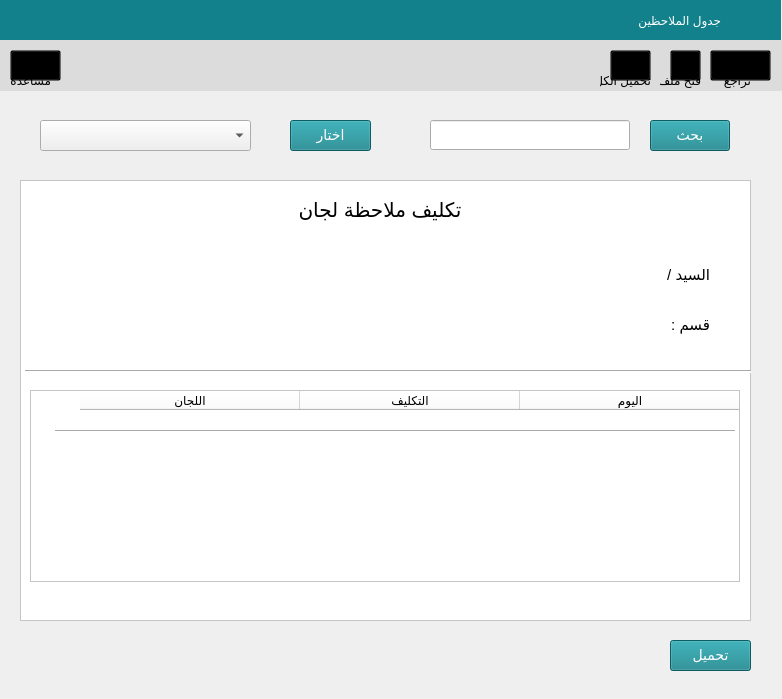
<?xml version="1.0" encoding="UTF-8"?>
<ui version="4.0">
 <class>Form</class>
 <widget class="QWidget" name="Form">
  <property name="geometry">
   <rect>
    <x>0</x>
    <y>0</y>
    <width>782</width>
    <height>699</height>
   </rect>
  </property>
  <property name="windowTitle">
   <string>Form</string>
  </property>
  <widget class="QPushButton" name="browse">
   <property name="geometry">
    <rect>
     <x>670</x>
     <y>50</y>
     <width>31</width>
     <height>31</height>
    </rect>
   </property>
   <property name="styleSheet">
    <string notr="true">background-color: transparent;</string>
   </property>
   <property name="text">
    <string/>
   </property>
   <property name="icon">
    <iconset>
     <normaloff>open-folder.png</normaloff>open-folder.png</iconset>
   </property>
   <property name="iconSize">
    <size>
     <width>30</width>
     <height>30</height>
    </size>
   </property>
  </widget>
  <widget class="QComboBox" name="comboBox1">
   <property name="geometry">
    <rect>
     <x>40</x>
     <y>120</y>
     <width>211</width>
     <height>31</height>
    </rect>
   </property>
  </widget>
  <widget class="QPushButton" name="save">
   <property name="geometry">
    <rect>
     <x>670</x>
     <y>640</y>
     <width>81</width>
     <height>31</height>
    </rect>
   </property>
   <property name="styleSheet">
    <string notr="true">background-color: rgb(18, 129, 139);font-size:14px;color:white;</string>
   </property>
   <property name="text">
    <string>تحميل</string>
   </property>
  </widget>
  <widget class="QLabel" name="label">
   <property name="geometry">
    <rect>
     <x>480</x>
     <y>10</y>
     <width>241</width>
     <height>21</height>
    </rect>
   </property>
   <property name="styleSheet">
    <string notr="true">color: rgb(255, 255, 255);
background-color: rgb(18, 129, 139);
font: 15px &quot;MS Shell Dlg 2&quot; center
</string>
   </property>
   <property name="text">
    <string>جدول الملاحظين</string>
   </property>
  </widget>
  <widget class="QLabel" name="label_13">
   <property name="geometry">
    <rect>
     <x>720</x>
     <y>70</y>
     <width>31</width>
     <height>20</height>
    </rect>
   </property>
   <property name="styleSheet">
    <string notr="true">font: 6pt &quot;MS Shell Dlg 2&quot;;</string>
   </property>
   <property name="text">
    <string>تراجع</string>
   </property>
  </widget>
  <widget class="QPushButton" name="back">
   <property name="geometry">
    <rect>
     <x>710</x>
     <y>50</y>
     <width>61</width>
     <height>31</height>
    </rect>
   </property>
   <property name="styleSheet">
    <string notr="true">background-color: transparent;</string>
   </property>
   <property name="text">
    <string/>
   </property>
   <property name="icon">
    <iconset>
     <normaloff>go-back-arrow.png</normaloff>go-back-arrow.png</iconset>
   </property>
   <property name="iconSize">
    <size>
     <width>20</width>
     <height>20</height>
    </size>
   </property>
  </widget>
  <widget class="QLabel" name="label_7">
   <property name="geometry">
    <rect>
     <x>-40</x>
     <y>0</y>
     <width>821</width>
     <height>41</height>
    </rect>
   </property>
   <property name="styleSheet">
    <string notr="true">background-color: rgb(18, 129, 139)</string>
   </property>
   <property name="text">
    <string/>
   </property>
  </widget>
  <widget class="QLabel" name="label_10">
   <property name="geometry">
    <rect>
     <x>660</x>
     <y>70</y>
     <width>41</width>
     <height>20</height>
    </rect>
   </property>
   <property name="styleSheet">
    <string notr="true">font: 6pt &quot;MS Shell Dlg 2&quot;;
font: 6pt &quot;MS Shell Dlg 2&quot;;</string>
   </property>
   <property name="text">
    <string>فتح ملف</string>
   </property>
  </widget>
  <widget class="QLabel" name="label_12">
   <property name="geometry">
    <rect>
     <x>730</x>
     <y>10</y>
     <width>31</width>
     <height>21</height>
    </rect>
   </property>
   <property name="styleSheet">
    <string notr="true">background-color: transparent;
</string>
   </property>
   <property name="text">
    <string/>
   </property>
   <property name="pixmap">
    <pixmap>../Downloads/table.png</pixmap>
   </property>
   <property name="scaledContents">
    <bool>true</bool>
   </property>
  </widget>
  <widget class="QPushButton" name="help">
   <property name="geometry">
    <rect>
     <x>10</x>
     <y>50</y>
     <width>51</width>
     <height>31</height>
    </rect>
   </property>
   <property name="styleSheet">
    <string notr="true">background-color: transparent;</string>
   </property>
   <property name="text">
    <string/>
   </property>
   <property name="icon">
    <iconset>
     <normaloff>exclamation-mark (1).png</normaloff>exclamation-mark (1).png</iconset>
   </property>
   <property name="iconSize">
    <size>
     <width>26</width>
     <height>26</height>
    </size>
   </property>
  </widget>
  <widget class="QLabel" name="label_8">
   <property name="geometry">
    <rect>
     <x>600</x>
     <y>70</y>
     <width>51</width>
     <height>20</height>
    </rect>
   </property>
   <property name="styleSheet">
    <string notr="true">font: 6pt &quot;MS Shell Dlg 2&quot;;</string>
   </property>
   <property name="text">
    <string>تحميل الكل</string>
   </property>
  </widget>
  <widget class="QPushButton" name="save_all">
   <property name="geometry">
    <rect>
     <x>610</x>
     <y>50</y>
     <width>41</width>
     <height>31</height>
    </rect>
   </property>
   <property name="styleSheet">
    <string notr="true">background-color: transparent;</string>
   </property>
   <property name="text">
    <string/>
   </property>
   <property name="icon">
    <iconset>
     <normaloff>save.png</normaloff>save.png</iconset>
   </property>
   <property name="iconSize">
    <size>
     <width>20</width>
     <height>20</height>
    </size>
   </property>
  </widget>
  <widget class="QFrame" name="frame">
   <property name="geometry">
    <rect>
     <x>20</x>
     <y>180</y>
     <width>731</width>
     <height>441</height>
    </rect>
   </property>
   <property name="styleSheet">
    <string notr="true">background-color:white;</string>
   </property>
   <property name="frameShape">
    <enum>QFrame::StyledPanel</enum>
   </property>
   <property name="frameShadow">
    <enum>QFrame::Raised</enum>
   </property>
   <widget class="QLabel" name="label_3">
    <property name="geometry">
     <rect>
      <x>630</x>
      <y>80</y>
      <width>60</width>
      <height>30</height>
     </rect>
    </property>
    <property name="layoutDirection">
     <enum>Qt::RightToLeft</enum>
    </property>
    <property name="styleSheet">
     <string notr="true">font-size:15px;</string>
    </property>
    <property name="text">
     <string>السيد /</string>
    </property>
   </widget>
   <widget class="QLabel" name="label_4">
    <property name="geometry">
     <rect>
      <x>50</x>
      <y>80</y>
      <width>571</width>
      <height>30</height>
     </rect>
    </property>
    <property name="layoutDirection">
     <enum>Qt::RightToLeft</enum>
    </property>
    <property name="styleSheet">
     <string notr="true">font-size:15px;</string>
    </property>
    <property name="text">
     <string/>
    </property>
   </widget>
   <widget class="QLabel" name="label_5">
    <property name="geometry">
     <rect>
      <x>630</x>
      <y>130</y>
      <width>60</width>
      <height>30</height>
     </rect>
    </property>
    <property name="layoutDirection">
     <enum>Qt::RightToLeft</enum>
    </property>
    <property name="styleSheet">
     <string notr="true">font-size:15px;</string>
    </property>
    <property name="text">
     <string>قسم :</string>
    </property>
   </widget>
   <widget class="QLabel" name="label_6">
    <property name="geometry">
     <rect>
      <x>50</x>
      <y>130</y>
      <width>570</width>
      <height>30</height>
     </rect>
    </property>
    <property name="layoutDirection">
     <enum>Qt::RightToLeft</enum>
    </property>
    <property name="styleSheet">
     <string notr="true">font-size:15px;</string>
    </property>
    <property name="text">
     <string/>
    </property>
   </widget>
   <widget class="Line" name="line">
    <property name="geometry">
     <rect>
      <x>5</x>
      <y>190</y>
      <width>731</width>
      <height>3</height>
     </rect>
    </property>
    <property name="orientation">
     <enum>Qt::Horizontal</enum>
    </property>
   </widget>
   <widget class="QTableWidget" name="tableWidget">
    <property name="geometry">
     <rect>
      <x>10</x>
      <y>210</y>
      <width>710</width>
      <height>192</height>
     </rect>
    </property>
    <property name="layoutDirection">
     <enum>Qt::RightToLeft</enum>
    </property>
    <property name="autoScroll">
     <bool>true</bool>
    </property>
    <property name="autoScrollMargin">
     <number>10</number>
    </property>
    <property name="horizontalScrollMode">
     <enum>QAbstractItemView::ScrollPerPixel</enum>
    </property>
    <attribute name="horizontalHeaderDefaultSectionSize">
     <number>220</number>
    </attribute>
    <attribute name="verticalHeaderMinimumSectionSize">
     <number>50</number>
    </attribute>
    <column>
     <property name="text">
      <string>اليوم</string>
     </property>
    </column>
    <column>
     <property name="text">
      <string>التكليف</string>
     </property>
    </column>
    <column>
     <property name="text">
      <string>اللجان</string>
     </property>
    </column>
   </widget>
   <widget class="Line" name="line_2">
    <property name="geometry">
     <rect>
      <x>35</x>
      <y>250</y>
      <width>680</width>
      <height>3</height>
     </rect>
    </property>
    <property name="orientation">
     <enum>Qt::Horizontal</enum>
    </property>
   </widget>
   <widget class="QLabel" name="label_2">
    <property name="geometry">
     <rect>
      <x>10</x>
      <y>10</y>
      <width>700</width>
      <height>40</height>
     </rect>
    </property>
    <property name="layoutDirection">
     <enum>Qt::RightToLeft</enum>
    </property>
    <property name="styleSheet">
     <string notr="true">font-size:20px;</string>
    </property>
    <property name="text">
     <string>تكليف ملاحظة لجان</string>
    </property>
    <property name="alignment">
     <set>Qt::AlignCenter</set>
    </property>
   </widget>
  </widget>
  <widget class="QLabel" name="label_14">
   <property name="geometry">
    <rect>
     <x>10</x>
     <y>70</y>
     <width>41</width>
     <height>21</height>
    </rect>
   </property>
   <property name="styleSheet">
    <string notr="true">font: 6pt &quot;MS Shell Dlg 2&quot;;</string>
   </property>
   <property name="text">
    <string>مساعدة</string>
   </property>
  </widget>
  <widget class="QPushButton" name="select">
   <property name="geometry">
    <rect>
     <x>290</x>
     <y>120</y>
     <width>81</width>
     <height>31</height>
    </rect>
   </property>
   <property name="styleSheet">
    <string notr="true">background-color: rgb(18, 129, 139);font-size:14px;color:white;</string>
   </property>
   <property name="text">
    <string>اختار</string>
   </property>
  </widget>
  <widget class="QLabel" name="label_11">
   <property name="geometry">
    <rect>
     <x>0</x>
     <y>40</y>
     <width>791</width>
     <height>51</height>
    </rect>
   </property>
   <property name="styleSheet">
    <string notr="true">background-color: rgb(220, 220, 220);</string>
   </property>
   <property name="text">
    <string/>
   </property>
  </widget>
  <widget class="QLineEdit" name="lineEdit">
   <property name="geometry">
    <rect>
     <x>430</x>
     <y>120</y>
     <width>200</width>
     <height>30</height>
    </rect>
   </property>
   <property name="inputMask">
    <string/>
   </property>
  </widget>
  <widget class="QPushButton" name="searchButton">
   <property name="geometry">
    <rect>
     <x>650</x>
     <y>120</y>
     <width>80</width>
     <height>31</height>
    </rect>
   </property>
   <property name="styleSheet">
    <string notr="true">background-color: rgb(18, 129, 139);font-size:14px;color:white;</string>
   </property>
   <property name="text">
    <string>بحث</string>
   </property>
  </widget>
  <zorder>label_7</zorder>
  <zorder>label_11</zorder>
  <zorder>browse</zorder>
  <zorder>comboBox1</zorder>
  <zorder>save</zorder>
  <zorder>label</zorder>
  <zorder>label_13</zorder>
  <zorder>back</zorder>
  <zorder>label_10</zorder>
  <zorder>label_12</zorder>
  <zorder>help</zorder>
  <zorder>label_8</zorder>
  <zorder>save_all</zorder>
  <zorder>frame</zorder>
  <zorder>label_14</zorder>
  <zorder>select</zorder>
  <zorder>lineEdit</zorder>
  <zorder>searchButton</zorder>
 </widget>
 <resources/>
 <connections/>
</ui>
